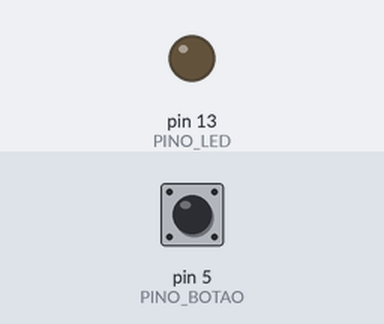
A sketch run on a simulated Arduino Uno, built with avr-gcc and run on an emulated ATmega328P. Shown: output pins drawn as LEDs (lit = HIGH). Inputs (shaded band) come from the test bench; at power-on: pin 5 (PINO_BOTAO) HIGH.

Above: at 1.2 s.
1.3 s: pin 5 (PINO_BOTAO) pulled LOW for 0.15 s
At 2.3 s:
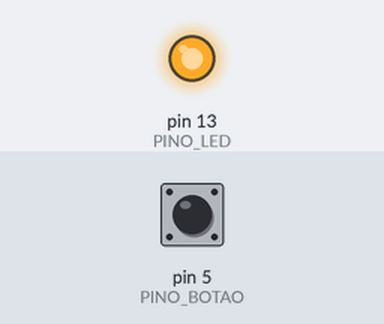
2.9 s: pin 5 (PINO_BOTAO) pulled LOW for 1 s
At 3.6 s:
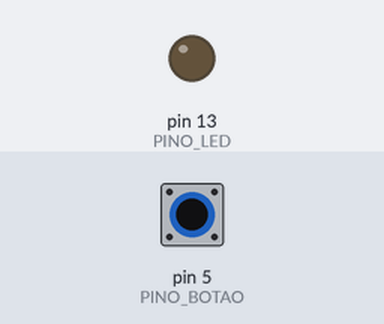
5.4 s: pin 5 (PINO_BOTAO) pulled LOW for 3.2 s
At 6.7 s:
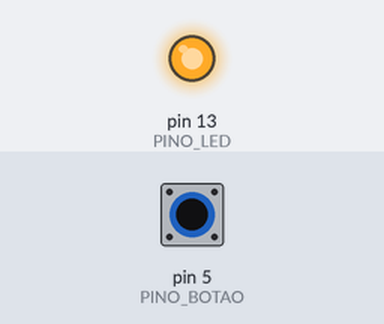
Timing chart, 0 to 8.4 s (numbered marks = the images above; inputs shaded):
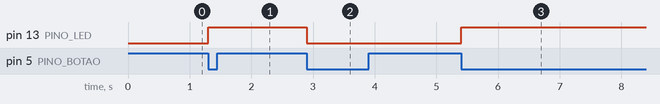

Measured:
- after the input at 1.3 s, pin 13 (PINO_LED): LOW → HIGH at once
- after the input at 2.9 s, pin 13 (PINO_LED): HIGH → LOW at once
- after the input at 5.4 s, pin 13 (PINO_LED): LOW → HIGH at once

The sketch:

05_botao_debounce.ino
```cpp
/*
 * TESTE UNITÁRIO 05 — Botão de largada com debounce
 * Valida: o botão que dará a largada do seguidor de linha.
 *
 * Ligação: push-button entre o pino 5 e o GND (usamos INPUT_PULLUP,
 * portanto o pino fica HIGH em repouso e vai a LOW quando pressionado).
 *
 * Resultado esperado: cada TOQUE alterna o LED uma única vez.
 * Se o LED "pular" estados com um toque só, o debounce não está agindo.
 */

const int PINO_BOTAO = 5;
const int PINO_LED = 13;
const long INTERVALO_DEBOUNCE = 50;  // ms — ajuste se necessário

bool estadoLed = LOW;
bool leituraAnterior;
bool leituraAtual;
long ultimoTempoPressionado = 0;

void setup() {
  pinMode(PINO_LED, OUTPUT);
  pinMode(PINO_BOTAO, INPUT_PULLUP);
  leituraAtual = digitalRead(PINO_BOTAO);
}

void loop() {
  leituraAnterior = leituraAtual;
  leituraAtual = digitalRead(PINO_BOTAO);

  // borda de descida (HIGH -> LOW = botão pressionado), filtrada pelo tempo
  if (leituraAnterior == HIGH && leituraAtual == LOW
      && millis() - ultimoTempoPressionado > INTERVALO_DEBOUNCE) {
    estadoLed = !estadoLed;
    digitalWrite(PINO_LED, estadoLed);
    ultimoTempoPressionado = millis();
  }
}
```
